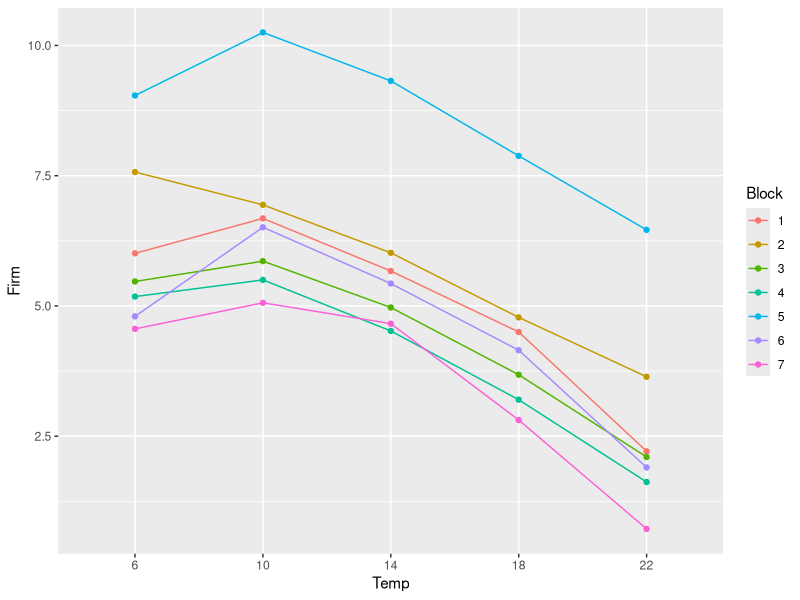
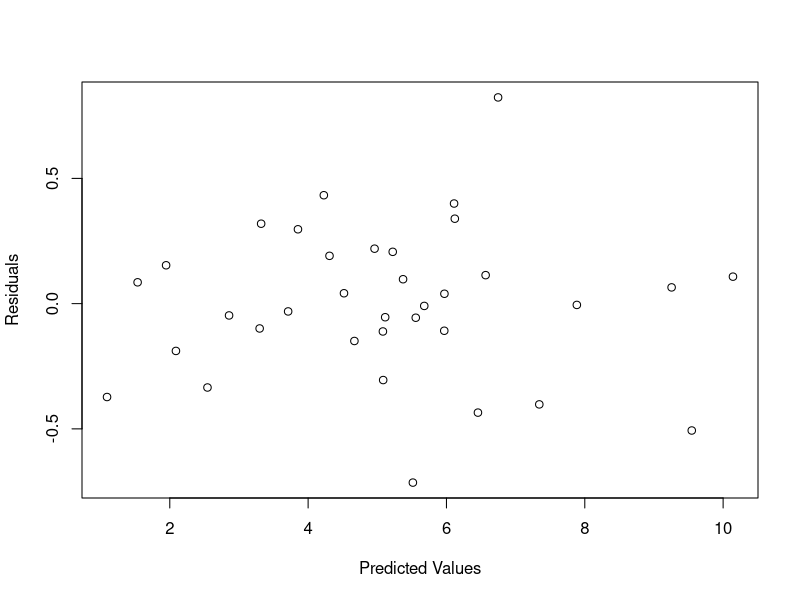
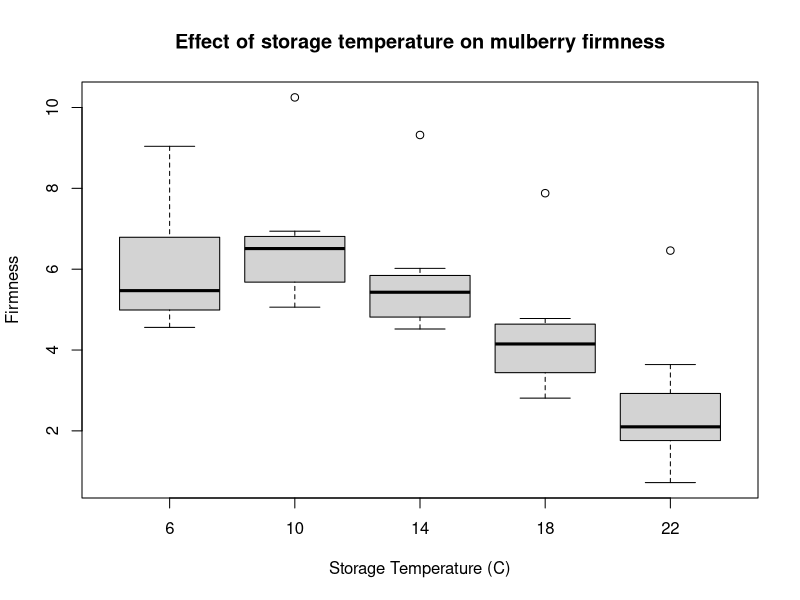

The R script that drew these images, in order:
#BIOL933, Lab 5
#Example 1

#This script performs a full ANOVA on an RCBD

#Read in, re-classify, and inspect the data; inform R that Block and Temp are factors
firm_dat <- read.csv("Data/Lab5ex1.csv", stringsAsFactors=FALSE)
firm_dat<-as.data.frame(firm_dat)
firm_dat$Block<-as.factor(firm_dat$Block)
firm_dat$Temp<-as.factor(firm_dat$Temp)
str(firm_dat, give.attr=F)

# alway plot the data first, if you can
library(ggplot2)
ggplot(firm_dat, aes(x=Temp, y=Firm, color=Block))+
  geom_point()+
  geom_line(aes(group=Block))
  

#The ANOVA
firm_mod<-lm(Firm ~ Temp + Block, firm_dat)
anova(firm_mod)

#TESTING ASSUMPTIONS
#Generate residual and predicted values
firm_dat$resids <- residuals(firm_mod)
firm_dat$preds <- predict(firm_mod)
firm_dat$sq_preds <- firm_dat$preds^2
head(firm_dat)

#Look at a plot of residual vs. predicted values
plot(resids ~ preds, data = firm_dat,
	xlab = "Predicted Values",
	ylab = "Residuals")

#Perform a Shapiro-Wilk test for normality of residuals
shapiro.test(firm_dat$resids)

#Perform Levene's Test for homogenity of variances
#install.packages("car")
library(car)
leveneTest(Firm ~ Temp, data = firm_dat)
leveneTest(Firm ~ Block, data = firm_dat) #Unnecessary, because not comparing Blocks

#Perform a Tukey 1-df Test for Non-additivity
firm_1df_mod<-lm(Firm ~ Temp + Block + sq_preds, firm_dat)
anova(firm_1df_mod)

boxplot(Firm ~ Temp, data = firm_dat,
	main = "Effect of storage temperature on mulberry firmness",
	xlab = "Storage Temperature (C)",
	ylab = "Firmness")


#The following script illustrates a trend analysis of this data
#Read in the data again, from scratch
firm_dat<-as.data.frame(firm_dat)
firm_dat$Block<-as.factor(firm_dat$Block)
firm_dat$Temp<-as.numeric(firm_dat$Temp)
str(firm_dat, give.attr=F)

Temp<-firm_dat$Temp
Temp2<-Temp^2
Temp3<-Temp^3
Temp4<-Temp^4

firm_trend_mod<-lm(Firm ~ Block + Temp + Temp2 + Temp3 + Temp4, firm_dat)
anova(firm_trend_mod)
summary(firm_trend_mod)

#From the summary, we find that the data is best fit by a cubic polynomial
#DO YOU SEE WHY?
#To find the coefficients for that polynomial, you could run the following reduced model:

firm_trend_final_mod<-lm(Firm ~ Block + Temp + Temp2 + Temp3, firm_dat)
anova(firm_trend_final_mod)
summary(firm_trend_final_mod)

#Or you could follow the strategy shown in the last lab:
lm(Firm ~ Block + poly(Temp,3,raw=TRUE), firm_dat)

#Either way, you'll find that the equation of the best-fit line relating Temperature to Firmness is:
#Firmness = 1.58289 + 1.17897 * Temp - 0.08276 * Temp^2 + 0.00142 * Temp^3

#DO YOU SEE WHERE THIS CAME FROM, IN EACH CASE?
